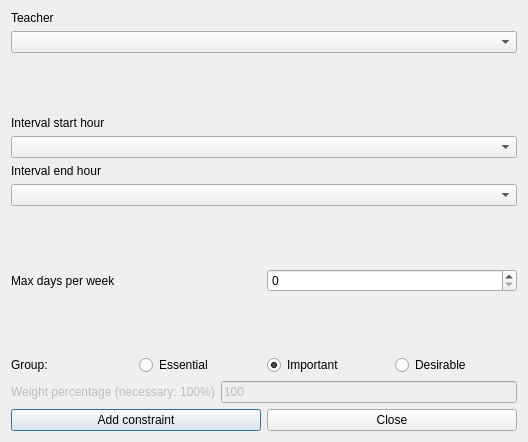
<?xml version="1.0" encoding="UTF-8"?>
<ui version="4.0">
 <class>AddConstraintTeacherIntervalMaxDaysPerWeekForm_template</class>
 <widget class="QDialog" name="AddConstraintTeacherIntervalMaxDaysPerWeekForm_template">
  <property name="geometry">
   <rect>
    <x>0</x>
    <y>0</y>
    <width>528</width>
    <height>442</height>
   </rect>
  </property>
  <property name="windowTitle">
   <string extracomment="This is the title of the dialog to add a new constraint of this type">Add teacher interval max days per week</string>
  </property>
  <layout class="QVBoxLayout" name="verticalLayout">
   <item>
    <layout class="QVBoxLayout">
     <item>
      <widget class="QLabel" name="teacherTextLabel">
       <property name="frameShape">
        <enum>QFrame::NoFrame</enum>
       </property>
       <property name="frameShadow">
        <enum>QFrame::Plain</enum>
       </property>
       <property name="text">
        <string>Teacher</string>
       </property>
       <property name="wordWrap">
        <bool>false</bool>
       </property>
      </widget>
     </item>
     <item>
      <widget class="QComboBox" name="teachersComboBox">
       <property name="editable">
        <bool>false</bool>
       </property>
       <property name="insertPolicy">
        <enum>QComboBox::NoInsert</enum>
       </property>
       <property name="autoCompletion">
        <bool>false</bool>
       </property>
       <property name="duplicatesEnabled">
        <bool>false</bool>
       </property>
      </widget>
     </item>
    </layout>
   </item>
   <item>
    <spacer name="spacer1_3">
     <property name="orientation">
      <enum>Qt::Vertical</enum>
     </property>
     <property name="sizeType">
      <enum>QSizePolicy::Expanding</enum>
     </property>
     <property name="sizeHint" stdset="0">
      <size>
       <width>20</width>
       <height>31</height>
      </size>
     </property>
    </spacer>
   </item>
   <item>
    <layout class="QVBoxLayout">
     <item>
      <widget class="QLabel" name="startTextLabel">
       <property name="frameShape">
        <enum>QFrame::NoFrame</enum>
       </property>
       <property name="frameShadow">
        <enum>QFrame::Plain</enum>
       </property>
       <property name="text">
        <string>Interval start hour</string>
       </property>
       <property name="wordWrap">
        <bool>false</bool>
       </property>
      </widget>
     </item>
     <item>
      <widget class="QComboBox" name="startHourComboBox">
       <property name="editable">
        <bool>false</bool>
       </property>
       <property name="insertPolicy">
        <enum>QComboBox::NoInsert</enum>
       </property>
       <property name="autoCompletion">
        <bool>false</bool>
       </property>
       <property name="duplicatesEnabled">
        <bool>false</bool>
       </property>
      </widget>
     </item>
    </layout>
   </item>
   <item>
    <layout class="QVBoxLayout">
     <item>
      <widget class="QLabel" name="endTextLabel">
       <property name="frameShape">
        <enum>QFrame::NoFrame</enum>
       </property>
       <property name="frameShadow">
        <enum>QFrame::Plain</enum>
       </property>
       <property name="text">
        <string>Interval end hour</string>
       </property>
       <property name="wordWrap">
        <bool>false</bool>
       </property>
      </widget>
     </item>
     <item>
      <widget class="QComboBox" name="endHourComboBox">
       <property name="editable">
        <bool>false</bool>
       </property>
       <property name="insertPolicy">
        <enum>QComboBox::NoInsert</enum>
       </property>
       <property name="autoCompletion">
        <bool>false</bool>
       </property>
       <property name="duplicatesEnabled">
        <bool>false</bool>
       </property>
      </widget>
     </item>
    </layout>
   </item>
   <item>
    <spacer name="spacer1_2">
     <property name="orientation">
      <enum>Qt::Vertical</enum>
     </property>
     <property name="sizeType">
      <enum>QSizePolicy::Expanding</enum>
     </property>
     <property name="sizeHint" stdset="0">
      <size>
       <width>20</width>
       <height>31</height>
      </size>
     </property>
    </spacer>
   </item>
   <item>
    <layout class="QHBoxLayout">
     <item>
      <widget class="QLabel" name="maxDaysTextLabel">
       <property name="frameShape">
        <enum>QFrame::NoFrame</enum>
       </property>
       <property name="frameShadow">
        <enum>QFrame::Plain</enum>
       </property>
       <property name="text">
        <string>Max days per week</string>
       </property>
       <property name="wordWrap">
        <bool>false</bool>
       </property>
      </widget>
     </item>
     <item>
      <widget class="QSpinBox" name="maxDaysSpinBox"/>
     </item>
    </layout>
   </item>
   <item>
    <spacer name="spacer1">
     <property name="orientation">
      <enum>Qt::Vertical</enum>
     </property>
     <property name="sizeType">
      <enum>QSizePolicy::Expanding</enum>
     </property>
     <property name="sizeHint" stdset="0">
      <size>
       <width>20</width>
       <height>31</height>
      </size>
     </property>
    </spacer>
   </item>
   <item>
    <layout class="QHBoxLayout" name="horizontalLayout_4">
     <item>
      <widget class="QLabel" name="groupTextLabel">
       <property name="text">
        <string>Group:</string>
       </property>
      </widget>
     </item>
     <item>
      <widget class="QRadioButton" name="essentialRadioButton">
       <property name="text">
        <string>Essential</string>
       </property>
      </widget>
     </item>
     <item>
      <widget class="QRadioButton" name="importantRadioButton">
       <property name="text">
        <string>Important</string>
       </property>
       <property name="checked">
        <bool>true</bool>
       </property>
      </widget>
     </item>
     <item>
      <widget class="QRadioButton" name="desirableRadioButton">
       <property name="text">
        <string>Desirable</string>
       </property>
      </widget>
     </item>
    </layout>
   </item>
   <item>
    <layout class="QHBoxLayout">
     <item>
      <widget class="QLabel" name="weightTextLabel">
       <property name="enabled">
        <bool>false</bool>
       </property>
       <property name="frameShape">
        <enum>QFrame::NoFrame</enum>
       </property>
       <property name="frameShadow">
        <enum>QFrame::Plain</enum>
       </property>
       <property name="text">
        <string>Weight percentage (necessary: 100%)</string>
       </property>
       <property name="wordWrap">
        <bool>false</bool>
       </property>
      </widget>
     </item>
     <item>
      <widget class="QLineEdit" name="weightLineEdit">
       <property name="enabled">
        <bool>false</bool>
       </property>
       <property name="text">
        <string notr="true">100</string>
       </property>
      </widget>
     </item>
    </layout>
   </item>
   <item>
    <layout class="QHBoxLayout">
     <item>
      <widget class="QPushButton" name="addConstraintPushButton">
       <property name="text">
        <string>Add constraint</string>
       </property>
      </widget>
     </item>
     <item>
      <widget class="QPushButton" name="closePushButton">
       <property name="text">
        <string>Close</string>
       </property>
      </widget>
     </item>
    </layout>
   </item>
  </layout>
 </widget>
 <layoutdefault spacing="6" margin="11"/>
 <resources/>
 <connections/>
</ui>
